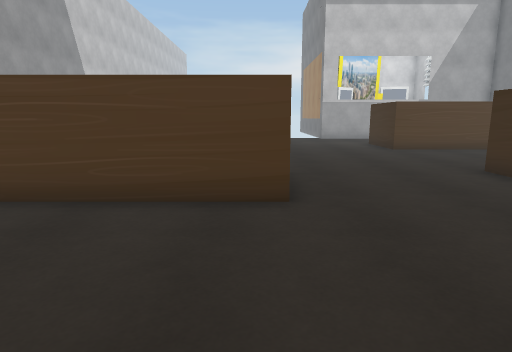
[1] (above)

16 first-person views from a walk through a 3-D level made in the Unity game engine. The camera is 1.3 m above the floor, tilts 10° down and sees 75° across. The floor is counted in squares, 1 m on a side. Each view is taken from the middle of a square. On the plan, view 1 faces up. The plan holds only what a view shows up to about 14 squares ahead; the rest is blank. The place goes on beyond the plan. The player is left out. Some surface patterns are stand-ins.

[2]
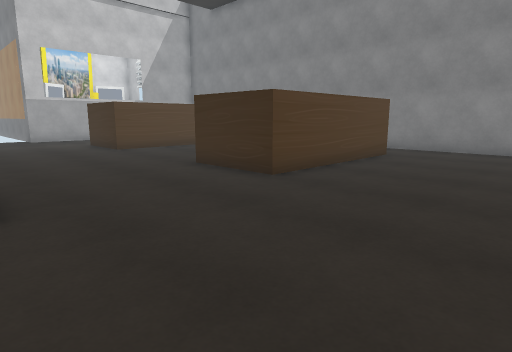

[3]
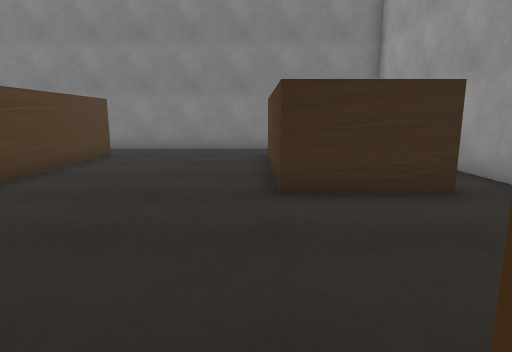

[4]
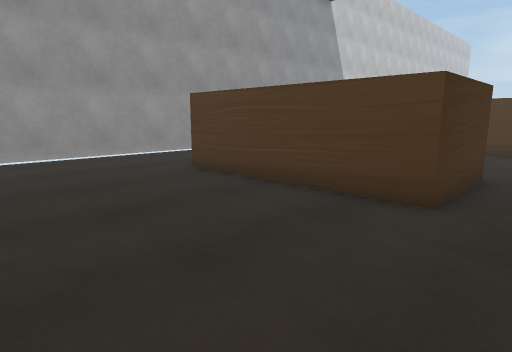

[5]
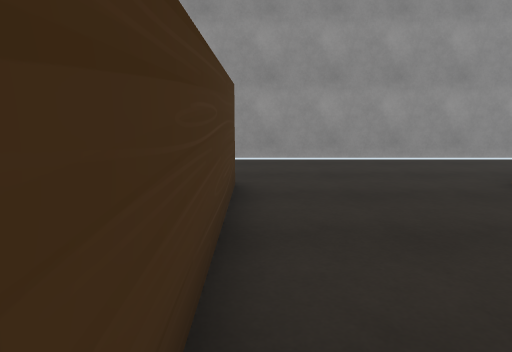

[6]
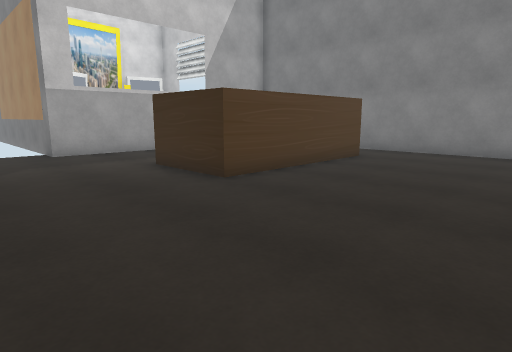

[7]
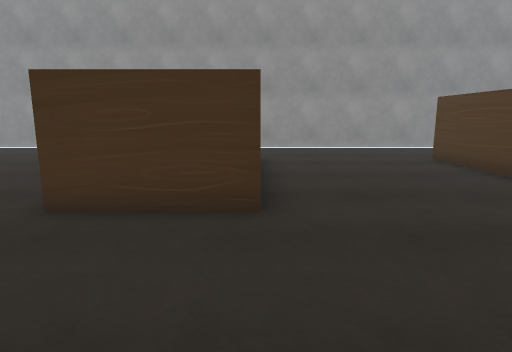

[8]
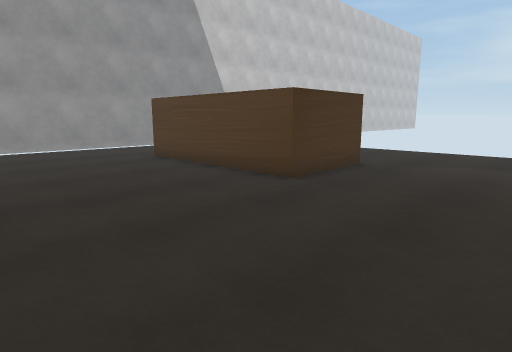

[9]
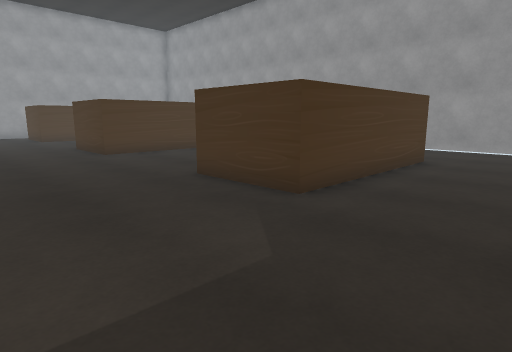

[10]
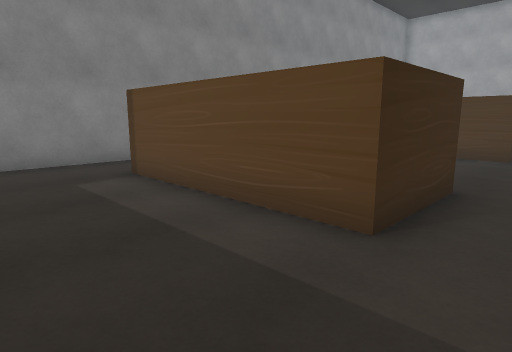

[11]
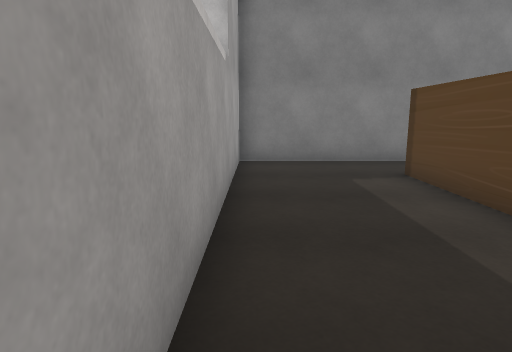

[12]
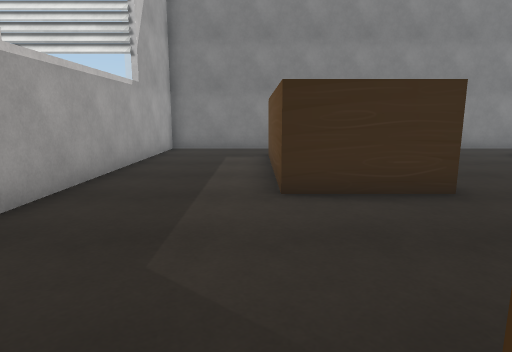

[13]
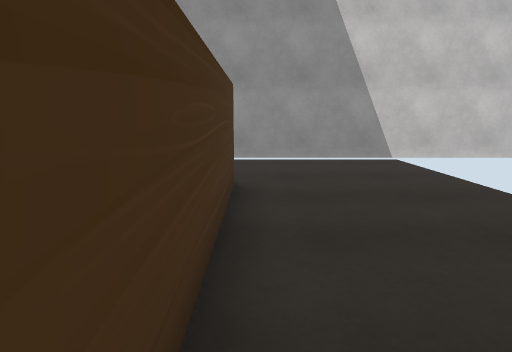

[14]
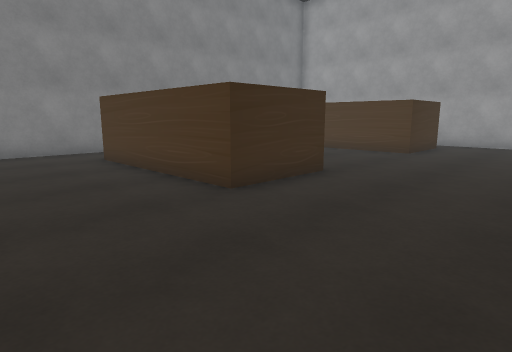

[15]
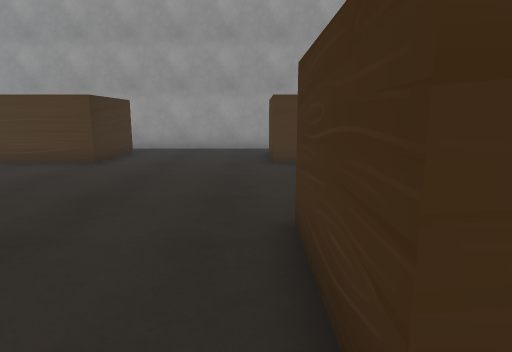

[16]
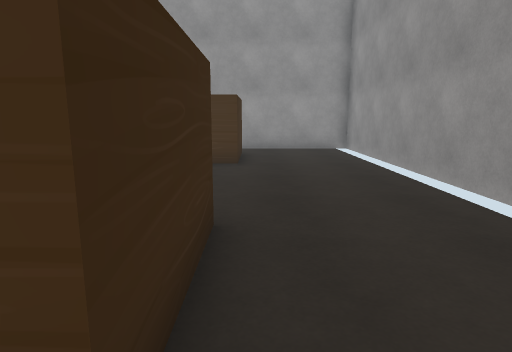

### Floor plan
Key: @ floor where view 1 was taken; # wall or solid block; . floor; ^ raised ledge.
Columns run from 10 left of view 1 to 14 right of it. Each row starts with its distance up from view 1.
 22 #             #
 21 #......  .....###########
 20 #.......................#
 19 #.......................#
 18 #.......................#
 17 #.......................#
 16 #....^^^^^^.....^^^^^^..#
 15 #..       ^.....^       #
 14 #....^^^^^^.....^^^^^^..#
 13 #.......................#
 12 #.......................#
 11 #.......................#
 10 #.......................#
  9 #.......................#
  8 #....^^^^^^.....^^^^^^..#
  7 #....^    ^.....^      .#
  6 #....^    ^.....^       #
  5 #....^^^^^^.....^^^^^^..#
  4 #.......................#
  3 #.......................#
  2 #.......................#
  1 #.......................#
  0 #.........@.............#
 -1 #....^^^^^^.....^^^^^^
 -2 #....^    ^.....^
 -3 #....^    ^.....^
 -4 #....      .......
 -5 ######    #########

Positions as (right, up) in squares from view 1, and headings:
1: (0, 0), facing up
2: (0, 0), facing up-right
3: (0, 0), facing right
4: (2, 0), facing up-left
5: (1, 0), facing left
6: (1, 8), facing up-right
7: (5, 8), facing left
8: (5, 8), facing up-left
9: (5, 20), facing down-left
10: (4, 20), facing down-right
11: (4, 20), facing right
12: (0, 17), facing right
13: (1, 17), facing left
14: (1, 12), facing down-right
15: (1, 9), facing down
16: (-6, 9), facing down
